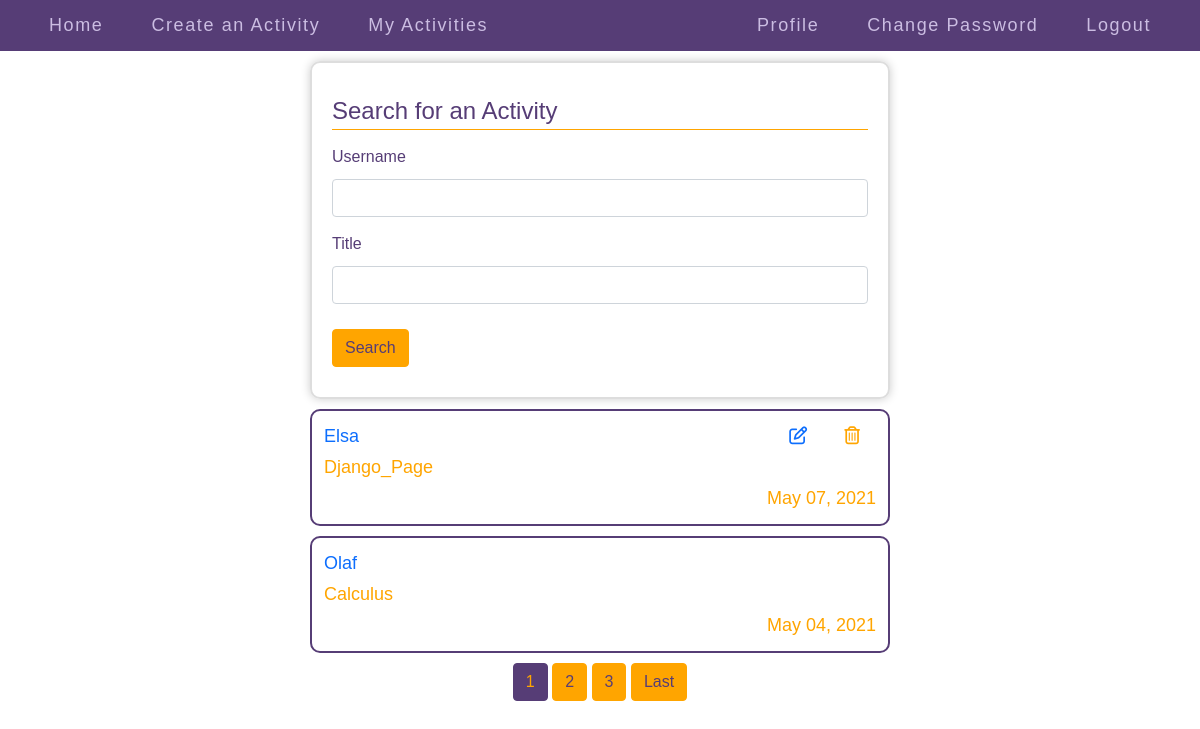
/index/ (signed in), run on the app's committed database.
### meet/models.py (models this page shows, shortened)
class Activity(models.Model):
    user = models.ForeignKey(User, on_delete=models.CASCADE, related_name="activities")
    title = models.CharField(max_length=128)
    description = models.TextField()
    time = models.DateTimeField(default=timezone.now)

### meet/views.py (the view)
# urls.py: path("index/", views.index, name="index"),
@login_required(login_url='/')
def index(request):
    if request.method == "POST":
        form = SearchActivity(request.POST)
        if form.is_valid():
            if form.cleaned_data["username"] == "" and form.cleaned_data["title"] == "":
                messages.error(request, 'Please provide at least one field input for search')
                return redirect("index")
            name = form.cleaned_data["username"]
            title = form.cleaned_data["title"]
            if name == "":
                name="empty_user"
            if title == "":
                title = "empty_title"
            return redirect("search_activities", name=name, title=title)
            return redirect("search_activities", name=form.cleaned_data["username"], title=form.cleaned_data["title"])
            return HttpResponse("Valid Searching...")
        return HttpResponse("Searching...")
    else:
        activities = Activity.objects.all().order_by('-time')
        activities_list = []
        deleted = Deleted.objects.all()
        for a in activities:
            obj = Deleted.objects.filter(activity=a).first()
            if obj is None:
                activities_list.append(a)
        paginator = Paginator(activities_list, 2)
        page_num = request.GET.get('page')
        page_obj = paginator.get_page(page_num)
        form = SearchActivity()
        return render(request, "meet/index.html", {
        "activities": page_obj, "form": form
        })

### meet/views.py
class SearchActivity(forms.Form):
    username = forms.CharField(label="Username", max_length=128, required=False)
    title = forms.CharField(label="Title", max_length=128, required=False)

### meet/templates/meet/index.html (shortened to what this page needs)
{% extends "meet/layout.html" %}
{% load crispy_forms_tags %}
{% load static %}
{% block body %}
  <div class="index_page">
    <div class="search_a_specific_activity">
      <form class="" method="post">
        <fieldset>
          <legend>Search for an Activity</legend>
          {{ form|crispy }}
        </fieldset>
        <button type="submit" class="btn btn-outline common_button">Search</button>
      </form>
    </div>
    {% for activity in activities %}
      <div class="indexpage_activity" data-id={{ activity.id }}>
        {% if request.user == activity.user %}
          <div class="fontawesome_icons">
            <a href="{% url 'edit_activity' activity.id %}"><i class="far fa-edit fontawesome_edit fontawesome_common"></i></a>
            <i data-id={{ activity.id }} class="far fa-trash-alt fontawesome_delete fontawesome_common"></i>
          </div>
        {% endif %}
        <div class="user_links">
          <a href="{% url 'user_profile' activity.user.username %}">{{ activity.user.username }}</a>
        </div>
        <div>
          {{ activity.title }}
        </div>
        <div class="indexpage_posted_on">
          {{ activity.time|date:"F d, Y" }}
        </div>
      </div>
    {% endfor %}
    <div class="pagination_links">
      {% for num in activities.paginator.page_range %}
        {% if activities.number == num %}
          <a id="current_pagination_link" class="btn btn-info" href="?page={{ num }}">{{ num }}</a>
        {% elif num > activities.number|add:'-3' and num < activities.number|add:'3' %}
          <a class="btn btn-outline-info" href="?page={{ num }}">{{ num }}</a>
        {% endif %}
      {% endfor %}
      {% if activities.has_next %}
      <a class="btn btn-outline-info" href="?page={{ activities.paginator.num_pages }}">Last</a>
      {% endif %}
    </div>
  </div>
{% endblock %}

### meet/static/meet/styles.css (style rules this page uses)
* { font-family: Arial, sans-serif; }
html, body { padding: 0; margin: 0; }
.form_register, .form_update, .password_forms, .activity_form, .index_page { width: 75%; min-width: 300px; max-width: 600px; }
.index_page { margin: auto; }
.index_page > * { margin: 10px; }
.indexpage_activity > * { margin: 2px; }
.indexpage_activity { border: 2px solid #563d76; color: orange; display: flex; flex-direction: column; padding: 10px; border-radius: 10px; font-size: 18px; position: relative; }
.indexpage_activity .indexpage_posted_on { align-self: flex-end; }
.form_update button, .password_reset_complete a, .pagination_links a, .common_button { color: orange; border-color: #563d76; background: #563d76; color: #563d76; border-color: orange; background: orange; }
.form_update button[type="submit"]:hover, .form_update button[type="button"]:hover, .password_reset_complete a:hover, .pagination_links a:hover, #current_pagination_link, .common_button:hover { color: #563d76; border-color: orange; background: orange; color: orange; border-color: #563d76; background: #563d76; }
fieldset div, form > * { margin: 10px 0px; }
fieldset input, legend { margin-bottom: 15px; }
form { padding: 20px; border: 2px solid #ddd; border-radius: 10px; box-shadow: 0 0 10px #ccc; }
.pagination_links { text-align: center; }
.fontawesome_icons { position: absolute; top: 10px; right: 10px; }
.fontawesome_common { display: inline-block; padding: 4px; margin: 0 12px; }
.search_a_specific_activity input { color: orange; }
.search_a_specific_activity * { color: #563d76; }
.search_a_specific_activity legend { border-bottom: 1px solid orange; }
.search_a_specific_activity button { margin-top: 0; }
.user_links a, .activity_users_fc a, .activity_users a { text-decoration: none; }
.indexpage_activity a { text-decoration: none; }

### data on the page
Activity: user.username "Elsa", title "Django_Page", time "May 07, 2021"
Activity: user.username "Olaf", title "Calculus", time "May 04, 2021"

### other printed values
{{ num }} "1"
{{ num }} "2" "3"
